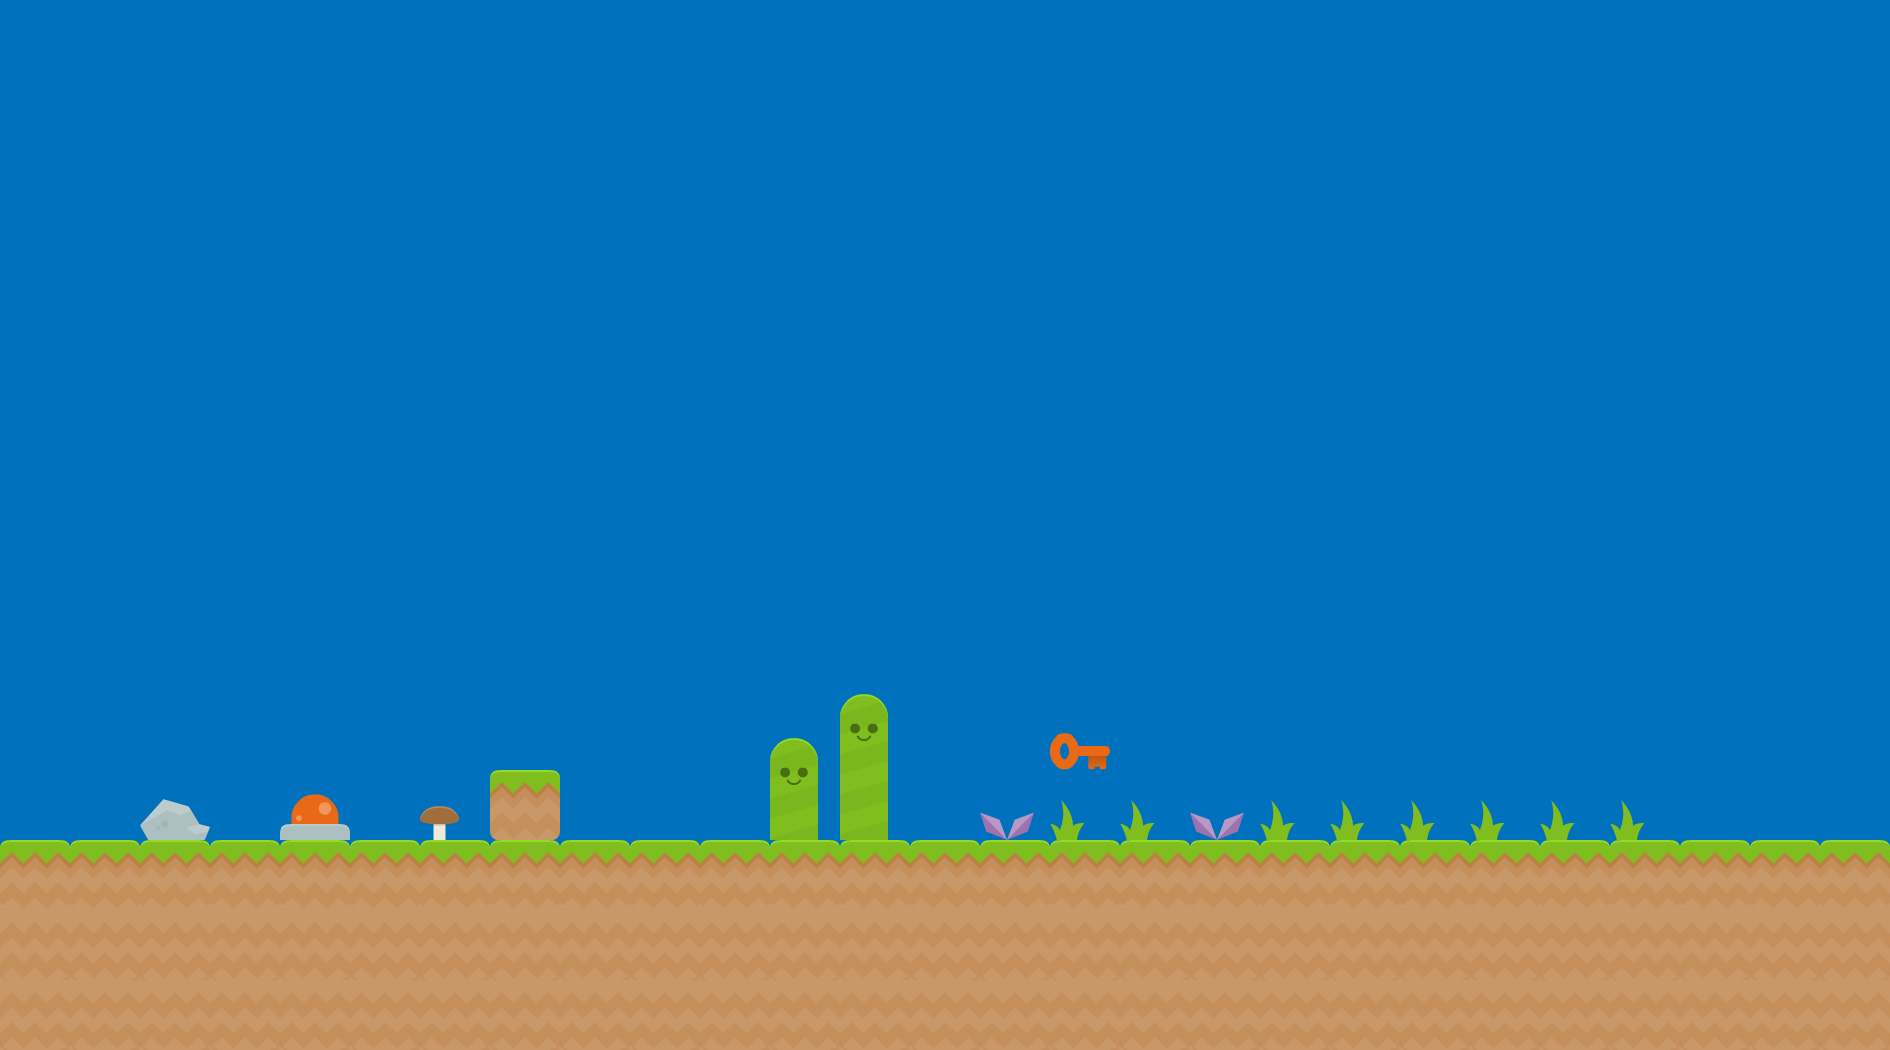

Below is a game level as drawn by its tile map, then a one-line description and the .tmx that defines it (tile-layer data replaced by summaries):
An orthogonal 27x15 tile map with 70x70 px tiles, 3 tile layers (sky, Слой тайлов 2, ground) and 13 objects (2x line).

<map version="1.0" orientation="orthogonal" renderorder="right-down" width="27" height="15" tilewidth="70" tileheight="70" nextobjectid="21">
 <tileset firstgid="1" name="hgj" tilewidth="800" tileheight="600" tilecount="51">
  <tile id="0">
   <image width="54" height="28" source="../PNG/alien_plant.png" />
  </tile>
  <tile id="1">
   <image width="70" height="70" source="../PNG/block.png" />
  </tile>
  <tile id="2">
   <image width="70" height="70" source="../PNG/bonus.png" />
  </tile>
  <tile id="3">
   <image width="70" height="70" source="../PNG/bonus_used.png" />
  </tile>
  <tile id="4">
   <image width="71" height="24" source="../PNG/bridge.png" />
  </tile>
  <tile id="5">
   <image width="70" height="26" source="../PNG/bush.png" />
  </tile>
  <tile id="6">
   <image width="129" height="63" source="../PNG/cloud_1.png" />
  </tile>
  <tile id="7">
   <image width="128" height="63" source="../PNG/cloud_2.png" />
  </tile>
  <tile id="8">
   <image width="128" height="63" source="../PNG/cloud_3.png" />
  </tile>
  <tile id="9">
   <image width="35" height="35" source="../PNG/coin_bronze.png" />
  </tile>
  <tile id="10">
   <image width="35" height="35" source="../PNG/coin_gold.png" />
  </tile>
  <tile id="11">
   <image width="35" height="35" source="../PNG/coin_silver.png" />
  </tile>
  <tile id="12">
   <image width="70" height="70" source="../PNG/crate.png" />
  </tile>
  <tile id="13">
   <image width="70" height="61" source="../PNG/fence.png" />
  </tile>
  <tile id="14">
   <image width="70" height="61" source="../PNG/fence_broken.png" />
  </tile>
  <tile id="15">
   <image width="35" height="40" source="../PNG/grass.png" />
  </tile>
  <tile id="16">
   <image width="70" height="70" source="../PNG/ground.png" />
  </tile>
  <tile id="17">
   <image width="70" height="70" source="../PNG/ground_cave.png" />
  </tile>
  <tile id="18">
   <image width="70" height="70" source="../PNG/ground_dirt.png" />
  </tile>
  <tile id="19">
   <image width="70" height="70" source="../PNG/ground_rock.png" />
  </tile>
  <tile id="20">
   <image width="70" height="70" source="../PNG/ground_sand.png" />
  </tile>
  <tile id="21">
   <image width="48" height="146" source="../PNG/hill_long.png" />
  </tile>
  <tile id="22">
   <image width="48" height="102" source="../PNG/hill_short.png" />
  </tile>
  <tile id="23">
   <image width="60" height="37" source="../PNG/key_blue.png" />
  </tile>
  <tile id="24">
   <image width="60" height="37" source="../PNG/key_green.png" />
  </tile>
  <tile id="25">
   <image width="60" height="37" source="../PNG/key_red.png" />
  </tile>
  <tile id="26">
   <image width="60" height="37" source="../PNG/key_yellow.png" />
  </tile>
  <tile id="27">
   <image width="70" height="45" source="../PNG/lava.png" />
  </tile>
  <tile id="28">
   <image width="70" height="70" source="../PNG/lock_blue.png" />
  </tile>
  <tile id="29">
   <image width="70" height="70" source="../PNG/lock_green.png" />
  </tile>
  <tile id="30">
   <image width="70" height="70" source="../PNG/lock_red.png" />
  </tile>
  <tile id="31">
   <image width="70" height="70" source="../PNG/lock_yellow.png" />
  </tile>
  <tile id="32">
   <image width="72" height="21" source="../PNG/plank.png" />
  </tile>
  <tile id="33">
   <image width="70" height="41" source="../PNG/rock.png" />
  </tile>
  <tile id="34">
   <image width="39" height="34" source="../PNG/shroom.png" />
  </tile>
  <tile id="35">
   <image width="800" height="600" source="../PNG/sky_01.png" />
  </tile>
  <tile id="36">
   <image width="70" height="70" source="../PNG/sky_011.png" />
  </tile>
  <tile id="37">
   <image width="70" height="35" source="../PNG/spikes.png" />
  </tile>
  <tile id="38">
   <image width="70" height="46" source="../PNG/switch_blue_off.png" />
  </tile>
  <tile id="39">
   <image width="70" height="27" source="../PNG/switch_blue_on.png" />
  </tile>
  <tile id="40">
   <image width="70" height="46" source="../PNG/switch_green_off.png" />
  </tile>
  <tile id="41">
   <image width="70" height="27" source="../PNG/switch_green_on.png" />
  </tile>
  <tile id="42">
   <image width="70" height="46" source="../PNG/switch_red_off.png" />
  </tile>
  <tile id="43">
   <image width="70" height="27" source="../PNG/switch_red_on.png" />
  </tile>
  <tile id="44">
   <image width="70" height="46" source="../PNG/switch_yellow_off.png" />
  </tile>
  <tile id="45">
   <image width="70" height="27" source="../PNG/switch_yellow_on.png" />
  </tile>
  <tile id="46">
   <image width="70" height="45" source="../PNG/water.png" />
  </tile>
  <tile id="47">
   <image width="70" height="70" source="../PNG/block1.png" />
  </tile>
  <tile id="48">
   <image width="70" height="70" source="../PNG/ground_dirt1.png" />
  </tile>
  <tile id="49">
   <image width="70" height="70" source="../PNG/ground1.png" />
  </tile>
  <tile id="50">
   <image width="70" height="70" source="../PNG/ground2.png" />
  </tile>
 </tileset>
 <layer name="sky" width="27" height="15">
  <data>[405 cells, 405 non-empty, 1 distinct tile ids]</data>
 </layer>
 <layer name="Слой тайлов 2" width="27" height="15">
  <data>[405 cells, 17 non-empty, 8 distinct tile ids]</data>
 </layer>
 <layer name="ground" width="27" height="15">
  <data>[405 cells, 82 non-empty, 3 distinct tile ids]</data>
 </layer>
 <objectgroup name="ground1">
  <object id="1" name="line" x="0" y="840">
   <polyline points="0,0 1890,0" />
  </object>
  <object id="16" name="line" x="490" y="840">
   <polyline points="0,0 0,-70 70,-70 70,0" />
  </object>
 </objectgroup>
 <objectgroup name="coins">
  <object id="2" x="596" y="798">
   <ellipse />
  </object>
  <object id="3" x="664" y="806">
   <ellipse />
  </object>
  <object id="4" x="734" y="790">
   <ellipse />
  </object>
  <object id="5" x="869.697" y="654.545">
   <ellipse />
  </object>
  <object id="6" x="1718.18" y="800">
   <ellipse />
  </object>
  <object id="7" x="1769.7" y="790.909">
   <ellipse />
  </object>
  <object id="8" x="1863.64" y="787.879">
   <ellipse />
  </object>
  <object id="9" x="1118.18" y="1372.73">
   <ellipse />
  </object>
 </objectgroup>
 <objectgroup name="enemy">
  <object id="13" x="177" y="824">
   <ellipse />
  </object>
  <object id="14" x="247" y="821">
   <ellipse />
  </object>
 </objectgroup>
 <objectgroup name="key">
  <object id="18" x="414" y="796">
   <ellipse />
  </object>
 </objectgroup>
</map>
